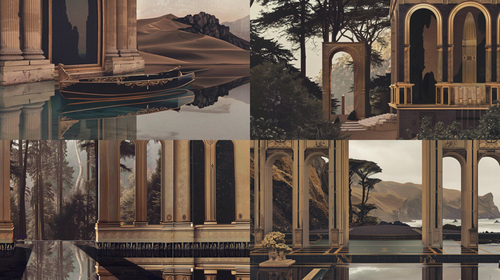
#> input picture images/sref_1010495758.png, 500 x 280 px, shrunk from 728 x 408 before the run, found by its file name; its folder holds 4 pictures in this run
$ python convert.py
#> lines starting #> are read from the running program, lines starting #| are printed output that depends on the picture
from PIL import Image
import os
import concurrent.futures
import threading

# Global variables for tracking progress and truncated images
global processed_count, total_count, truncated_images
processed_count = 0
total_count = 0
truncated_images = []
lock = threading.Lock()

def convert_to_interlaced(file_path):
    global processed_count, truncated_images
    try:
        with Image.open(file_path) as img:
#> img is the input picture: PIL image 500x280 RGB; mean R, G, B 99.6, 84.9, 74.7
            img = img.convert("RGBA")
#> img: PIL image 500x280 RGBA
            output_path = file_path
            img.save(output_path, optimize=True, interlace=True)
            print(f"Processed {processed_count}/{total_count} images.")
            with lock:
                processed_count += 1
    except Exception as e:
        print(f"Error converting {os.path.basename(file_path)}: {e}")
        with lock:
            truncated_images.append(os.path.basename(file_path))

def process_images_in_folder(folder_path, max_workers=None):
    global total_count
    files_to_process = [os.path.join(folder_path, filename) for filename in os.listdir(folder_path)
                        if filename.lower().endswith((".png", ".jpg", ".jpeg"))]
    total_count = len(files_to_process)

    with concurrent.futures.ThreadPoolExecutor(max_workers=max_workers) as executor:
        results = executor.map(convert_to_interlaced, files_to_process)
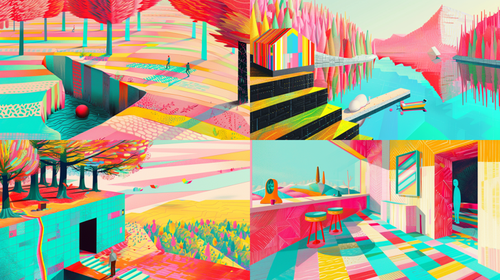
#> input picture images/sref_1104499709.png, 500 x 280 px, shrunk from 728 x 408 before the run, found by its file name
#> in convert_to_interlaced, img is the input picture: PIL image 500x280 RGB; mean R, G, B 173.3, 163.5, 139.2
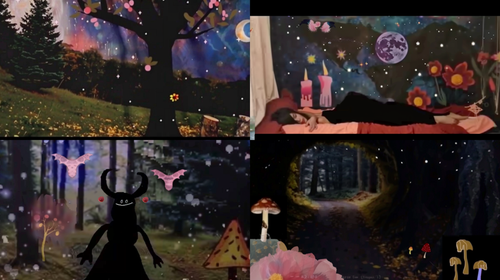
#> input picture images/sref_1126757669.png, 500 x 280 px, shrunk from 728 x 408 before the run, found by its file name
#> in convert_to_interlaced, img is the input picture: PIL image 500x280 RGB; mean R, G, B 52.7, 43.1, 42.5
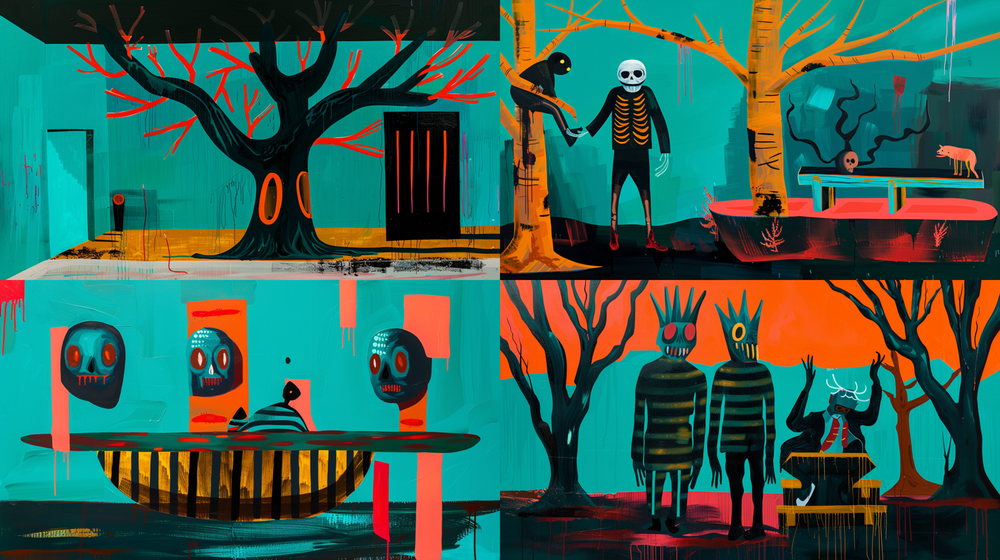
#> input picture images/sref_1159088323.png, 1000 x 560 px, shrunk from 1456 x 816 before the run, found by its file name
#> in convert_to_interlaced, img is the input picture: PIL image 1000x560 RGB; mean R, G, B 52.6, 96.4, 81.9

    print("Processing complete.")

    if truncated_images:
        print("Truncated images:")
        for filename in truncated_images:
            print(filename)

folder_path = "/home/neonbot/midjourney/images"  # Replace with the path to your folder
max_workers = 4  # Set to the desired number of threads, or None to use the default
process_images_in_folder(folder_path, max_workers=max_workers)
